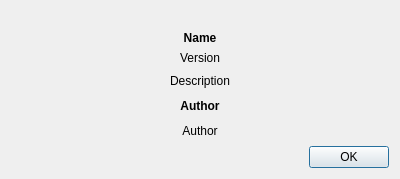
<?xml version="1.0" encoding="UTF-8"?>
<ui version="4.0">
 <class>AboutDialog</class>
 <widget class="QDialog" name="AboutDialog">
  <property name="geometry">
   <rect>
    <x>0</x>
    <y>0</y>
    <width>400</width>
    <height>179</height>
   </rect>
  </property>
  <property name="windowTitle">
   <string>About Commission Payment Tracker</string>
  </property>
  <layout class="QGridLayout" name="gridLayout">
   <item row="0" column="0">
    <layout class="QVBoxLayout" name="verticalLayout">
     <property name="spacing">
      <number>6</number>
     </property>
     <item>
      <widget class="QLabel" name="label">
       <property name="sizePolicy">
        <sizepolicy hsizetype="Preferred" vsizetype="Fixed">
         <horstretch>0</horstretch>
         <verstretch>0</verstretch>
        </sizepolicy>
       </property>
       <property name="text">
        <string/>
       </property>
       <property name="pixmap">
        <pixmap resource="commission-payment-tracker.qrc">:/images/emblem-web.png</pixmap>
       </property>
       <property name="alignment">
        <set>Qt::AlignCenter</set>
       </property>
      </widget>
     </item>
     <item>
      <widget class="QLabel" name="lblAppName">
       <property name="sizePolicy">
        <sizepolicy hsizetype="Preferred" vsizetype="Fixed">
         <horstretch>0</horstretch>
         <verstretch>0</verstretch>
        </sizepolicy>
       </property>
       <property name="font">
        <font>
         <weight>75</weight>
         <bold>true</bold>
        </font>
       </property>
       <property name="text">
        <string>Name</string>
       </property>
       <property name="alignment">
        <set>Qt::AlignCenter</set>
       </property>
      </widget>
     </item>
     <item>
      <widget class="QLabel" name="lblAppVersion">
       <property name="sizePolicy">
        <sizepolicy hsizetype="Preferred" vsizetype="Fixed">
         <horstretch>0</horstretch>
         <verstretch>0</verstretch>
        </sizepolicy>
       </property>
       <property name="text">
        <string>Version</string>
       </property>
       <property name="alignment">
        <set>Qt::AlignCenter</set>
       </property>
      </widget>
     </item>
     <item>
      <widget class="QLabel" name="lblAppDescription">
       <property name="text">
        <string>Description</string>
       </property>
       <property name="alignment">
        <set>Qt::AlignCenter</set>
       </property>
      </widget>
     </item>
     <item>
      <widget class="QLabel" name="label_2">
       <property name="font">
        <font>
         <weight>75</weight>
         <bold>true</bold>
        </font>
       </property>
       <property name="text">
        <string>Author</string>
       </property>
       <property name="alignment">
        <set>Qt::AlignCenter</set>
       </property>
      </widget>
     </item>
     <item>
      <widget class="QLabel" name="lblAppAuthors">
       <property name="text">
        <string>Author</string>
       </property>
       <property name="alignment">
        <set>Qt::AlignCenter</set>
       </property>
      </widget>
     </item>
     <item>
      <widget class="QDialogButtonBox" name="buttonBox">
       <property name="standardButtons">
        <set>QDialogButtonBox::Ok</set>
       </property>
       <property name="centerButtons">
        <bool>false</bool>
       </property>
      </widget>
     </item>
    </layout>
   </item>
  </layout>
 </widget>
 <resources>
  <include location="commission-payment-tracker.qrc"/>
 </resources>
 <connections>
  <connection>
   <sender>buttonBox</sender>
   <signal>accepted()</signal>
   <receiver>AboutDialog</receiver>
   <slot>accept()</slot>
   <hints>
    <hint type="sourcelabel">
     <x>200</x>
     <y>131</y>
    </hint>
    <hint type="destinationlabel">
     <x>199</x>
     <y>80</y>
    </hint>
   </hints>
  </connection>
 </connections>
</ui>
